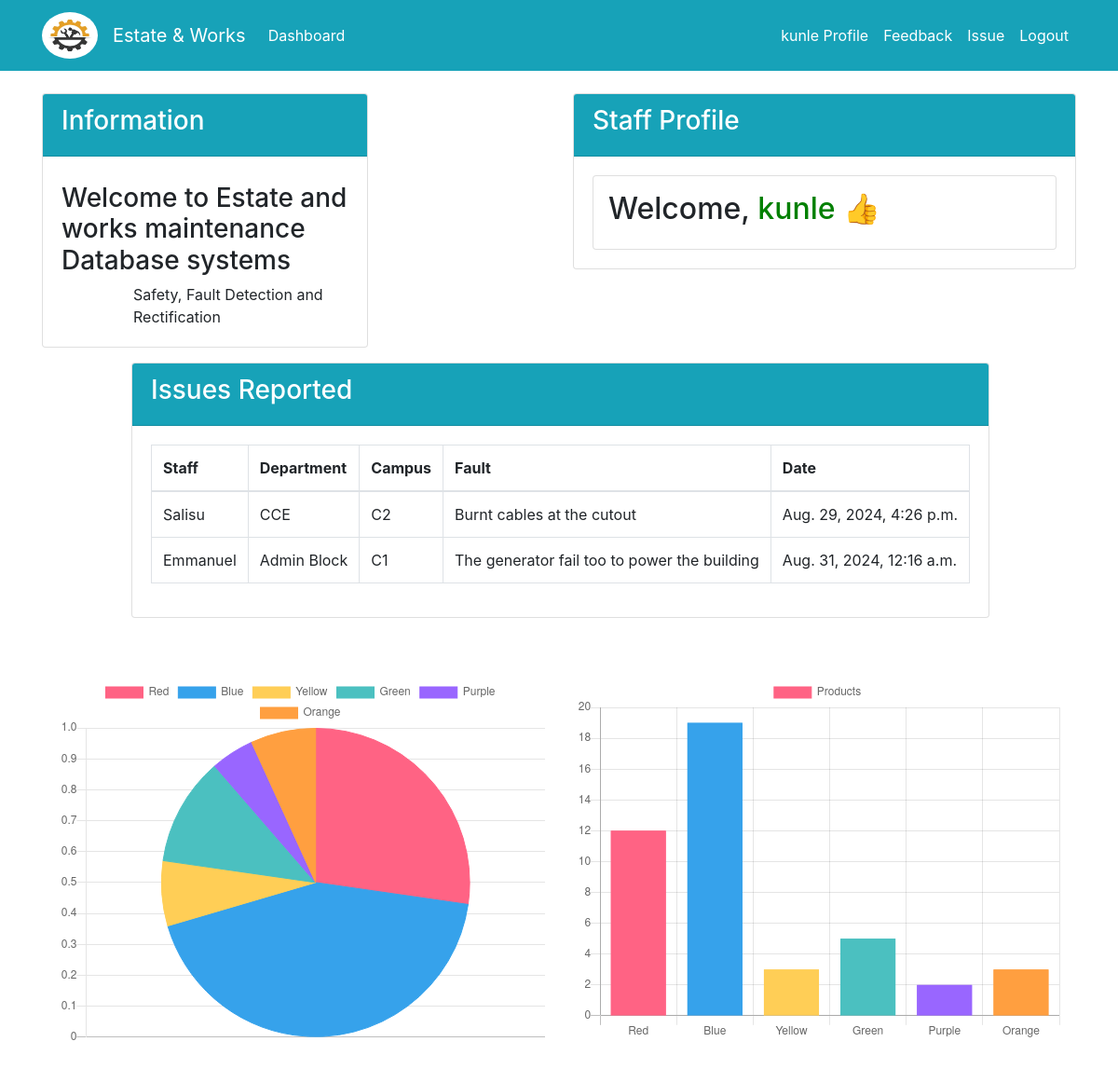
Page /dashboard/ (signed in) on the earlier database version.
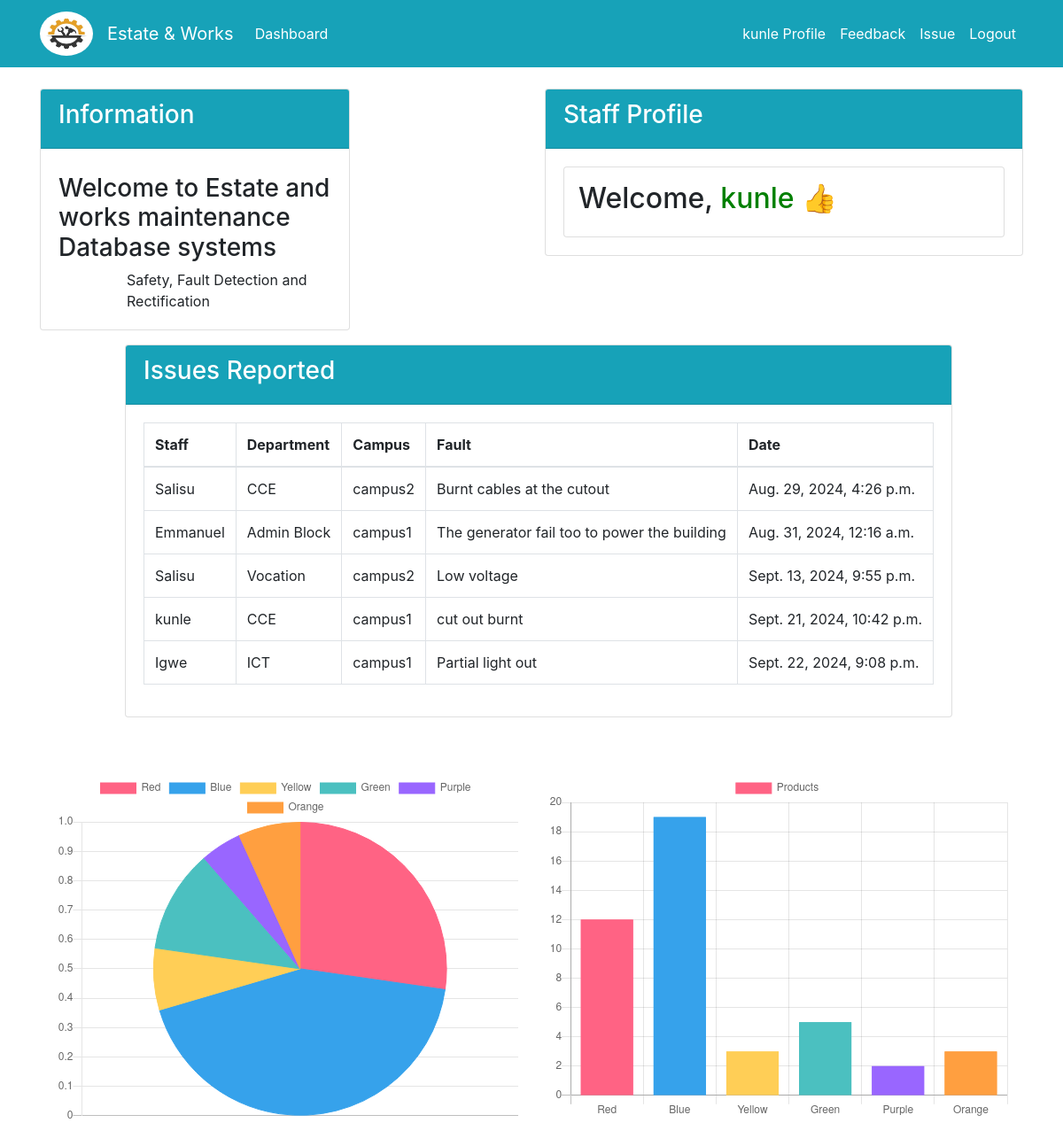
Same page on the later database version.
### dashboard/models.py (models this page shows)
class Issue(models.Model):
        staff = models.ForeignKey(User, on_delete=models.CASCADE, null=True)
        department = models.CharField(max_length=100)
        campus = models.CharField(max_length=10, choices=CAMPUSES, null=True)
        fault_detection = models.CharField(max_length=100,null=True)
        date_reported = models.DateTimeField(auto_now_add=True, editable=False)

### dashboard/views.py (the view)
# urls.py: path('dashboard/', views.index, name='dashboard-index'),
@login_required(login_url='user-login')
def index(request):
    reports = Issue.objects.all()
    context = {
        'reports': reports
    }
    return render(request, "dashboard_template/index.html", context)

### templates/dashboard_template/index.html
{% extends "partials/base.html" %} {%block title%}Home Page{%endblock title%}
{%block content%}
<div class="container">
  {% if user.is_authenticated and user.is_staff and user.is_superuser %}
  <div class="row my-5">
    <div class="col-md-6">
      <div class="bg-white">
        <canvas id="myChart1" width="400" height="300"></canvas>
        <script>
          var ctx = document.getElementById("myChart1").getContext("2d");
          var myChart1 = new Chart(ctx, {
            type: "pie",
            data: {
              labels: ["Red", "Blue", "Yellow", "Green", "Purple", "Orange"],
              datasets: [
                {
                  label: "Products",
                  data: [12, 19, 3, 5, 2, 3],
                  backgroundColor: [
                    "rgba(255, 99, 132, 1)",
                    "rgba(54, 162, 235, 1)",
                    "rgba(255, 206, 86, 1)",
                    "rgba(75, 192, 192, 1)",
                    "rgba(153, 102, 255, 1)",
                    "rgba(255, 159, 64, 1)",
                  ],
                  borderColor: [
                    "rgba(255, 99, 132, 1)",
                    "rgba(54, 162, 235, 1)",
                    "rgba(255, 206, 86, 1)",
                    "rgba(75, 192, 192, 1)",
                    "rgba(153, 102, 255, 1)",
                    "rgba(255, 159, 64, 1)",
                  ],
                  borderWidth: 1,
                },
              ],
            },
            options: {
              scales: {
                yAxes: [
                  {
                    ticks: {
                      beginAtZero: true,
                    },
                  },
                ],
              },
            },
          });
        </script>
      </div>
    </div>
    <div class="col-md-6">
      <div class="bg-white">
        <canvas id="myChart" width="400" height="300"></canvas>
        <script>
          var ctx = document.getElementById("myChart").getContext("2d");
          var myChart = new Chart(ctx, {
            type: "bar",
            data: {
              labels: ["Red", "Blue", "Yellow", "Green", "Purple", "Orange"],
              datasets: [
                {
                  label: "Products",
                  data: [12, 19, 3, 5, 2, 3],
                  backgroundColor: [
                    "rgba(255, 99, 132, 1)",
                    "rgba(54, 162, 235, 1)",
                    "rgba(255, 206, 86, 1)",
                    "rgba(75, 192, 192, 1)",
                    "rgba(153, 102, 255, 1)",
                    "rgba(255, 159, 64, 1)",
                  ],
                  borderColor: [
                    "rgba(255, 99, 132, 1)",
                    "rgba(54, 162, 235, 1)",
                    "rgba(255, 206, 86, 1)",
                    "rgba(75, 192, 192, 1)",
                    "rgba(153, 102, 255, 1)",
                    "rgba(255, 159, 64, 1)",
                  ],
                  borderWidth: 1,
                },
              ],
            },
            options: {
              scales: {
                yAxes: [
                  {
                    ticks: {
                      beginAtZero: true,
                    },
                  },
                ],
              },
            },
          });
        </script>
      </div>
    </div>
  </div>
  {% endif %}
</div>
{% endblock %}

### templates/partials/subnav.html
{% block content %}
{% load crispy_forms_tags %}
<div class="container">
  <div class="row mt-4">
    <div class="col-md-4">
      <div class="card">
        <div class="card-header bg-info text-white">
          <h3>Information</h3>
        </div>
        <div class="card-body">
          <marquee behavior="" direction="">
            <h3 class="my-2">
              Welcome to Estate and works maintenance Database systems
            </h3>
            <div class="offset-3">
              <span>Safety,</span>
              <span>Fault Detection</span>
              <span> and Rectification</span>
            </div>
          </marquee>
        </div>
      </div>
    </div>
    <div class="col-md-6 mb-5 offset-2">
      <div class="card">
        <div class="card-header bg-info text-white">
          <h3>Staff Profile</h3>
        </div>
        <div class="card-body">
          <div class="card my-card shadow text-left p-3">
            <h2>
              Welcome,
              <span style="font-size: 32px; color: green"
                >{{user.username}} &#128077;
              </span>
            </h2>
          </div>
        </div>
      </div>
    </div>
    {% if user.is_authenticated and user.is_staff and user.is_superuser %}
    <div class="row p-3 offset-1">
      <div class="card">
        <div class="card-header bg-info text-white">
          <h3>Issues Reported</h3>
        </div>
        <div class="card-body">
          <table class="table table-bordered">
            <thead>
              <tr>
                <th scope="row">Staff</th>
                <th scope="row">Department</th>
                <th scope="row">Campus</th>
                <th scope="row">Fault</th>
                <th scope="row">Date</th>
              </tr>
            </thead>
            <tbody>
              {% for report in reports %}
              <tr>
                <td>{{report.staff}}</td>
                <td>{{report.department}}</td>
                <td>{{report.campus}}</td>
                <td>{{report.fault_detection}}</td>
                <td>{{report.date_reported}}</td>
              </tr>
              {% endfor %}
            </tbody>
          </table>
        </div>
      </div>
    </div>
    {% else %} {% include 'dashboard_template/civil.html' %}
  </div>
  {% endif %}
</div>
{% endblock %}

Differences in the rows shown:
changed Issue "Burnt cables at the cutout": campus "C2" → "campus2"
changed Issue "Admin Block": campus "C1" → "campus1"
added Issue: staff "Salisu", department "Vocation", campus "campus2", fault_detection "Low voltage", date_reported "Sept. 13, 2024, 9:55 p.m."
added Issue: staff "kunle", department "CCE", campus "campus1", fault_detection "cut out burnt", date_reported "Sept. 21, 2024, 10:42 p.m."
added Issue: staff "Igwe", department "ICT", campus "campus1", fault_detection "Partial light out", date_reported "Sept. 22, 2024, 9:08 p.m."
